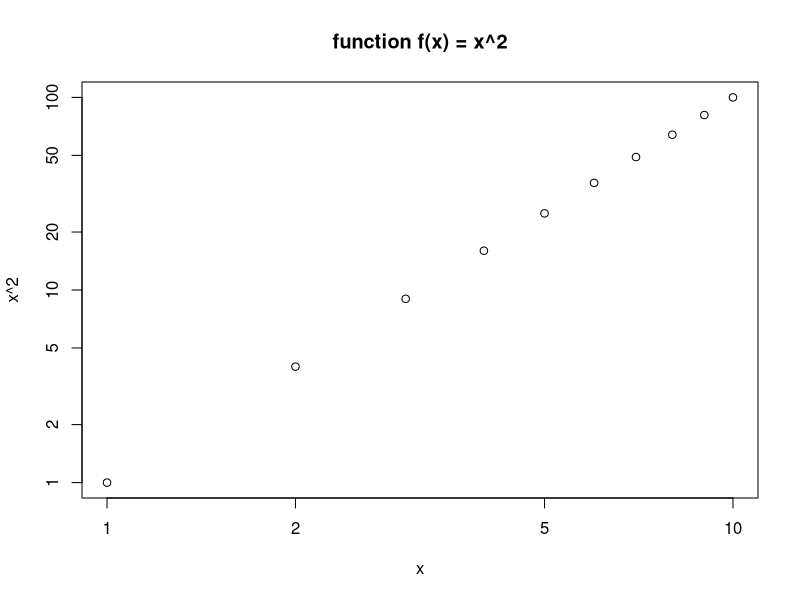
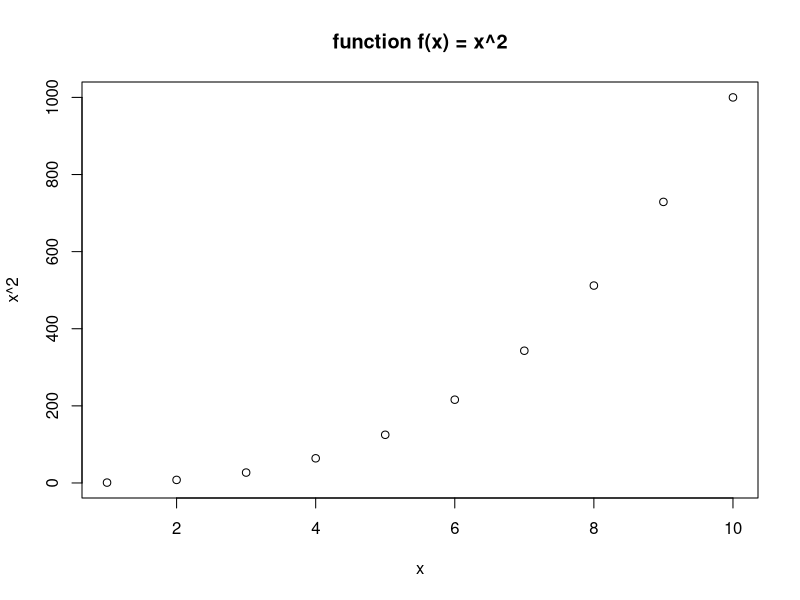

R code for these plots, in order:
##a
Power <- function (){
  print(2^3)
}

Power()

##b
Power2 <- function(x,a){
  print(x^a)
}
Power2(3,8)
##c
Power2(10,3)
Power2(8,17)
Power2(131,3)
##d
Power3 <- function(x,a){
  result <- x^a
  return(result)
}
##e
x = c(1:10)
y = Power3(x,2)
plot(x,y, xlab = "x", ylab = "x^2", main = "function f(x) = x^2", log="xy")

##f
PlotPower <- function(x,a){
  plot = plot(x,x^a,xlab = "x", ylab = "x^2", main = "function f(x) = x^2")
  return(plot)
}
PlotPower(1:10,3)